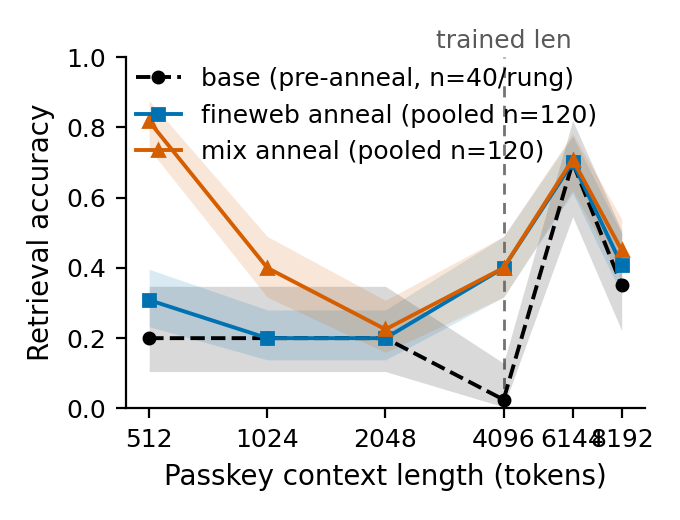

Generate this figure with Python:
#!/usr/bin/env python3
"""fig_ecl_ladder: passkey-retrieval accuracy vs context rung (ECL ladder).

Reads ONLY from the mid-train anneal verdict file; no plotted number is
hardcoded here (annotation constants: trained context length marker,
axis labels).

Source:
  Qwen3-0.6B/experiments/2026-06-30_qwen3-0.6b_midtrain-anneal/verdict.json
    -> key "ecl_ladder"
       base : per_rung_accuracy + per_rung_wilson95           (n=40/rung)
       arms : mix / fineweb per_rung_pooled {acc, wilson95}   (pooled n=120/rung)
"""
import json
import os

import matplotlib

matplotlib.use("Agg")
import matplotlib.pyplot as plt

SRC = (
    "/home/yashb98/Downloads/BuildFromScratch/Qwen3-0.6B/experiments/"
    "2026-06-30_qwen3-0.6b_midtrain-anneal/verdict.json"
)
OUT_DIR = os.path.dirname(os.path.abspath(__file__))

# Annotation-only constant (figure spec: mark the trained context length).
TRAINED_LEN = 4096

with open(SRC) as f:
    verdict = json.load(f)
ladder = verdict["ecl_ladder"]

# ---- parse base ------------------------------------------------------------
base_acc_map = ladder["base"]["per_rung_accuracy"]
base_ci_map = ladder["base"]["per_rung_wilson95"]
rungs = sorted(int(r) for r in base_acc_map)
base_acc = [base_acc_map[str(r)] for r in rungs]
base_lo = [base_ci_map[str(r)][0] for r in rungs]
base_hi = [base_ci_map[str(r)][1] for r in rungs]

# ---- parse arms (pooled across seed checkpoints) ---------------------------
def arm_series(name):
    pooled = ladder["arms"][name]["per_rung_pooled"]
    acc = [pooled[str(r)]["acc"] for r in rungs]
    lo = [pooled[str(r)]["wilson95"][0] for r in rungs]
    hi = [pooled[str(r)]["wilson95"][1] for r in rungs]
    return acc, lo, hi

mix_acc, mix_lo, mix_hi = arm_series("mix")
fw_acc, fw_lo, fw_hi = arm_series("fineweb")

# pooled-n and per-cell-n for the legend, derived from the file itself
n_cell = ladder["n_per_rung_per_cell"]
n_seeds = len(ladder["arms"]["mix"]["ecl_rel085"])
n_pooled = n_cell * n_seeds

# ---- style -----------------------------------------------------------------
plt.rcParams.update(
    {
        "font.size": 9,
        "axes.labelsize": 10,
        "legend.fontsize": 9,
        "xtick.labelsize": 9,
        "ytick.labelsize": 9,
        "pdf.fonttype": 42,
    }
)

# Okabe–Ito colorblind-safe palette
C_BASE = "#000000"  # black
C_FW = "#0072B2"    # blue
C_MIX = "#D55E00"   # vermillion

fig, ax = plt.subplots(figsize=(3.4, 2.6))  # single column

series = [
    (f"base (pre-anneal, n={n_cell}/rung)", base_acc, base_lo, base_hi, C_BASE, "o", "--"),
    (f"fineweb anneal (pooled n={n_pooled})", fw_acc, fw_lo, fw_hi, C_FW, "s", "-"),
    (f"mix anneal (pooled n={n_pooled})", mix_acc, mix_lo, mix_hi, C_MIX, "^", "-"),
]
for label, acc, lo, hi, color, marker, ls in series:
    ax.plot(rungs, acc, marker=marker, ms=4, lw=1.4, ls=ls, color=color,
            label=label, zorder=3)
    ax.fill_between(rungs, lo, hi, color=color, alpha=0.15, lw=0, zorder=2)

ax.axvline(TRAINED_LEN, color="0.45", ls=(0, (4, 3)), lw=1.0, zorder=1)
ax.text(TRAINED_LEN, 1.01, "trained len", ha="center", va="bottom",
        fontsize=9, color="0.35")

ax.set_xscale("log", base=2)
ax.set_xticks(rungs)
ax.set_xticklabels([str(r) for r in rungs])
ax.minorticks_off()
ax.set_xlabel("Passkey context length (tokens)")
ax.set_ylabel("Retrieval accuracy")
ax.set_ylim(0, 1.0)
ax.spines[["top", "right"]].set_visible(False)
ax.legend(loc="upper left", frameon=False, handlelength=1.8,
          borderaxespad=0.0)

fig.tight_layout()
pdf = os.path.join(OUT_DIR, "fig_ecl_ladder.pdf")
png = os.path.join(OUT_DIR, "fig_ecl_ladder.png")
fig.savefig(pdf)
fig.savefig(png, dpi=200)
print("wrote", pdf)
print("wrote", png)
